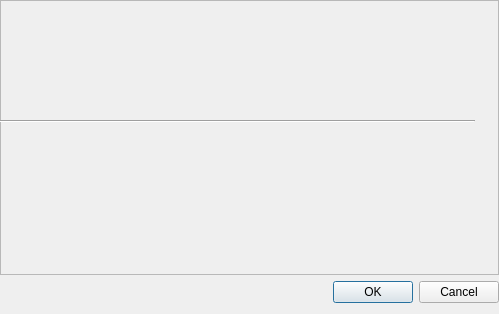
<?xml version="1.0" encoding="UTF-8"?>
<ui version="4.0">
 <class>nwmAboutDialog</class>
 <widget class="QDialog" name="nwmAboutDialog">
  <property name="geometry">
   <rect>
    <x>0</x>
    <y>0</y>
    <width>499</width>
    <height>314</height>
   </rect>
  </property>
  <property name="windowTitle">
   <string>About</string>
  </property>
  <layout class="QVBoxLayout" name="verticalLayout">
   <property name="leftMargin">
    <number>0</number>
   </property>
   <property name="topMargin">
    <number>0</number>
   </property>
   <property name="rightMargin">
    <number>0</number>
   </property>
   <item>
    <widget class="QFrame" name="frame">
     <property name="frameShape">
      <enum>QFrame::StyledPanel</enum>
     </property>
     <property name="frameShadow">
      <enum>QFrame::Raised</enum>
     </property>
     <widget class="QLabel" name="label">
      <property name="geometry">
       <rect>
        <x>0</x>
        <y>-10</y>
        <width>475</width>
        <height>131</height>
       </rect>
      </property>
      <property name="maximumSize">
       <size>
        <width>16777215</width>
        <height>191</height>
       </size>
      </property>
      <property name="frameShape">
       <enum>QFrame::NoFrame</enum>
      </property>
      <property name="text">
       <string/>
      </property>
      <property name="pixmap">
       <pixmap>nova.png</pixmap>
      </property>
      <property name="scaledContents">
       <bool>false</bool>
      </property>
      <property name="openExternalLinks">
       <bool>false</bool>
      </property>
     </widget>
     <widget class="Line" name="line">
      <property name="geometry">
       <rect>
        <x>0</x>
        <y>120</y>
        <width>475</width>
        <height>3</height>
       </rect>
      </property>
      <property name="orientation">
       <enum>Qt::Horizontal</enum>
      </property>
     </widget>
    </widget>
   </item>
   <item>
    <widget class="QDialogButtonBox" name="buttonBox">
     <property name="orientation">
      <enum>Qt::Horizontal</enum>
     </property>
     <property name="standardButtons">
      <set>QDialogButtonBox::Cancel|QDialogButtonBox::Ok</set>
     </property>
    </widget>
   </item>
  </layout>
 </widget>
 <resources/>
 <connections>
  <connection>
   <sender>buttonBox</sender>
   <signal>accepted()</signal>
   <receiver>nwmAboutDialog</receiver>
   <slot>accept()</slot>
   <hints>
    <hint type="sourcelabel">
     <x>248</x>
     <y>254</y>
    </hint>
    <hint type="destinationlabel">
     <x>157</x>
     <y>274</y>
    </hint>
   </hints>
  </connection>
  <connection>
   <sender>buttonBox</sender>
   <signal>rejected()</signal>
   <receiver>nwmAboutDialog</receiver>
   <slot>reject()</slot>
   <hints>
    <hint type="sourcelabel">
     <x>316</x>
     <y>260</y>
    </hint>
    <hint type="destinationlabel">
     <x>286</x>
     <y>274</y>
    </hint>
   </hints>
  </connection>
 </connections>
</ui>
